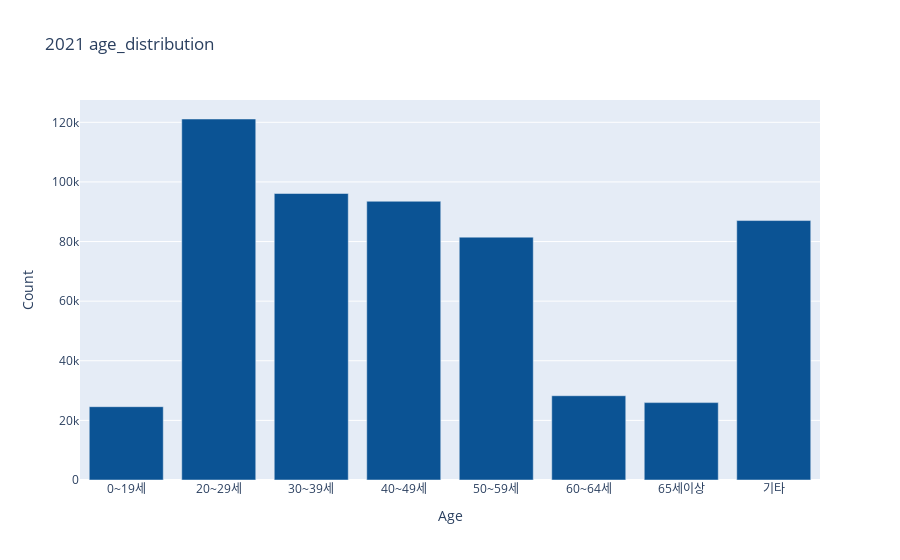

Source (notebook cell):
### Code cell
# 어떤 요인과 함께 여행객이 다시 늘었는지 또
age_distribution_2021

trace = go.Bar(x = age_distribution_2021.index  ,
                    y= age_distribution_2021.values  , marker=dict(color='#0B5394'))
layout = dict(title = '2021 age_distribution '
               ,xaxis = dict(title = 'Age') ,
               yaxis = dict(title = 'Count'))
fig = go.Figure(data =[trace] , layout=layout)
iplot(fig)

### Figure 1 — Plotly figure (JSON) as saved in the notebook; plotly's stock layout.template omitted (floating-point values rounded to 4 significant figures)
{"data": [{"marker": {"color": "#0B5394"}, "type": "bar", "x": ["0~19세", "20~29세", "30~39세", "40~49세", "50~59세", "60~64세", "65세이상", "기타"], "y": [24591, 121110, 96115, 93509, 81472, 28274, 25959, 87043]}], "layout": {"title": {"text": "2021 age_distribution "}, "xaxis": {"title": {"text": "Age"}}, "yaxis": {"title": {"text": "Count"}}}}
